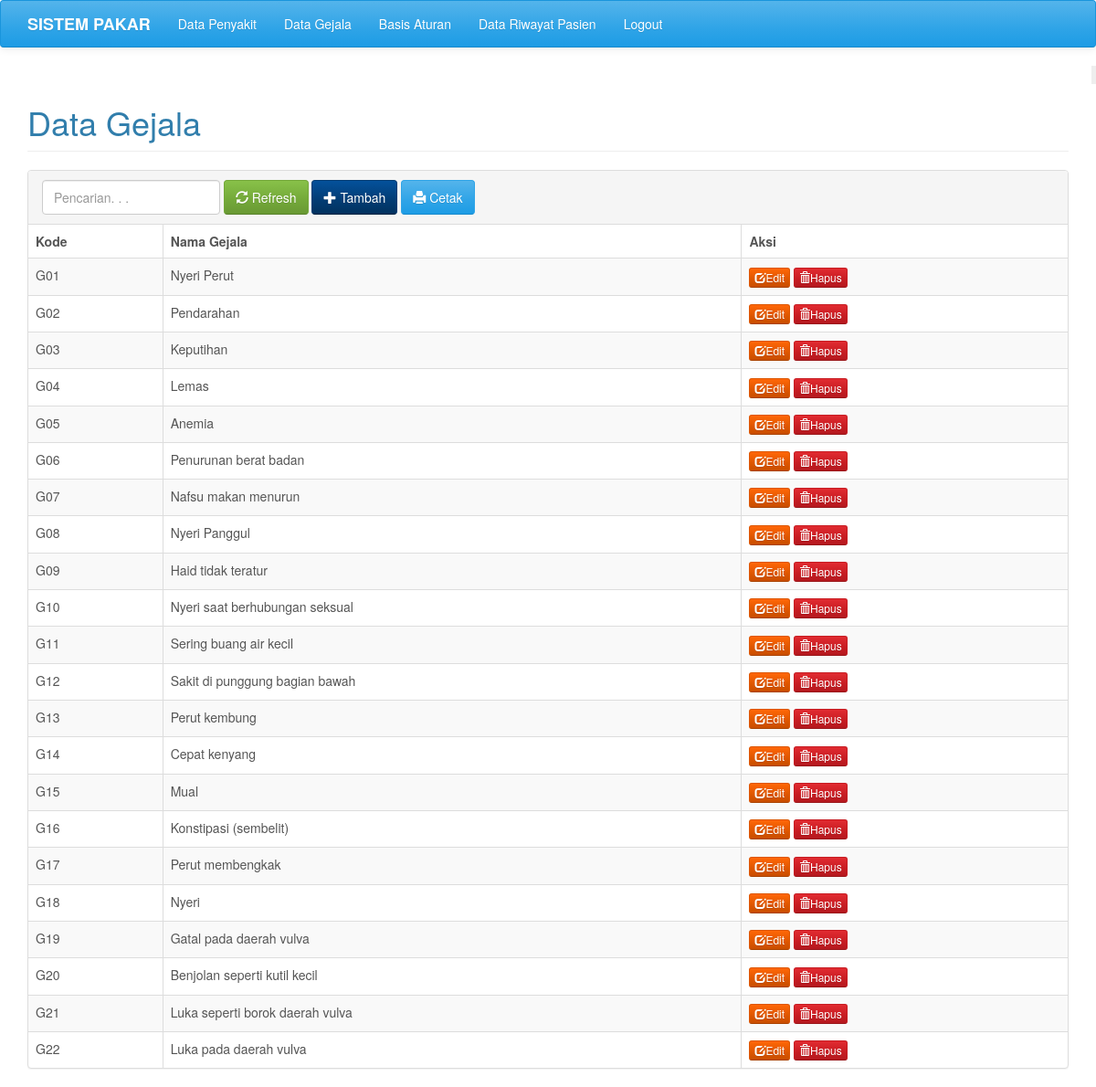
Page /admin/index.php?m=gejala (signed in) on the committed database.
### tables this page shows
CREATE TABLE `tb_gejala` (
  `kode_gejala` varchar(16) NOT NULL,
  `nama_gejala` varchar(255) DEFAULT NULL
);

### admin/functions.php (called while the page is built, shortened)
<?php
include 'config.php';
include '../includes/db.php';
$db = new DB($config['server'], $config['username'], $config['password'], $config['database_name']);
function _get($key, $val = null)
{
    if (isset($_GET[$key]))
        return $_GET[$key];
    else
        return $val;
}

### admin/config.php (called while the page is built)
<?php
$config["server"] = 'localhost';
$config["username"] = 'root';
$config["password"] = '';
$config["database_name"] = 'db_pakar';

### includes/db.php (called while the page is built, shortened)
<?php
class DB
{
	var $conn = null;
	public function __construct($host, $username, $passwd, $dbname)
	{
		$this->conn = mysqli_connect($host, $username, $passwd, $dbname);
	}
	public function query($sql)
	{
		$query = mysqli_query($this->conn, $sql) or die('<pre>Error mysqli_query: ' . mysqli_error($this->conn) . '<br />' . $sql . '</pre>');
		return $query;
	}
	public function get_results($sql)
	{
		$query = $this->query($sql);
		$arr = array();
		while ($row = mysqli_fetch_object($query)) {
			$arr[] = $row;
		}
		return $arr;
	}
}

### admin/gejala.php (the view, shortened to what this page needs)
<div class="page-header">
    <h1> Data Gejala</h1>
</div>
<div class="panel panel-default">
    <div class="panel-heading">
        <form class="form-inline">
            <div class="form-group">
                <input class="form-control" type="text" placeholder="Pencarian. . ." name="q" value="<?= _get('q') ?>" />
            </div>
            <div class="form-group">
                <button class="btn btn-success"><span class="glyphicon glyphicon-refresh"></span> Refresh</button>
            </div>
            <div class="form-group">
                <a class="btn btn-info" href="?m=gejala_tambah"><span class="glyphicon glyphicon-plus"></span> Tambah</a>
            </div>
            <div class="form-group">
                <a class="btn btn-primary " href="cetak.php?m=gejala&q=<?= _get('q') ?>" target="_blank"><span class="glyphicon glyphicon-print"></span> Cetak</a>
            </div>
        </form>
    </div>
    <div class="table-responsive">
        <table class="table table-bordered table-hover table-striped">
            <thead>
                <tr>
                    <th>Kode</th>
                    <th>Nama Gejala</th>
                    <th>Aksi</th>
                </tr>
            </thead>
            <?php
            $q = esc_field(_get('q'));
            $rows = $db->get_results("SELECT * FROM tb_gejala
        WHERE kode_gejala LIKE '%$q%' OR nama_gejala LIKE '%$q%'
        ORDER BY kode_gejala");
            foreach ($rows as $row) : ?>
                <tr>
                    <td><?= $row->kode_gejala ?></td>
                    <td><?= $row->nama_gejala ?></td>
                    <td class="nw">
                        <a class="btn btn-xs btn-warning" href="?m=gejala_ubah&amp;ID=<?= $row->kode_gejala ?>"><span class="glyphicon glyphicon-edit"></span>Edit</a>
                        <a class="btn btn-xs btn-danger dele" href="aksi.php?act=gejala_hapus&amp;ID=<?= $row->kode_gejala ?>"><span class="glyphicon glyphicon-trash"></span>Hapus</a>
                    </td>
                </tr>
            <?php endforeach;
            ?>
        </table>
    </div>
</div>

### assets/css/general.css (style rules this page uses)
html { position: relative; min-height: 100%; }
body { margin-bottom: 70px; }
.nw { white-space: nowrap; }
.page-header { margin-top: 0; padding-bottom: 0; }
.page-header h1 { margin-top: 0; }

### admin/index.php (style rules this page uses)
body { background-size: cover; background-repeat: no-repeat; background-position: center; margin: 0; padding: 0; }

### rows in the picture
tb_gejala: kode_gejala "G01", nama_gejala "Nyeri Perut"
tb_gejala: kode_gejala "G02", nama_gejala "Pendarahan"
tb_gejala: kode_gejala "G03", nama_gejala "Keputihan"
tb_gejala: kode_gejala "G04", nama_gejala "Lemas"
tb_gejala: kode_gejala "G05", nama_gejala "Anemia"
tb_gejala: kode_gejala "G06", nama_gejala "Penurunan berat badan"
tb_gejala: kode_gejala "G07", nama_gejala "Nafsu makan menurun"
tb_gejala: kode_gejala "G08", nama_gejala "Nyeri Panggul"
tb_gejala: kode_gejala "G09", nama_gejala "Haid tidak teratur"
tb_gejala: kode_gejala "G10", nama_gejala "Nyeri saat berhubungan seksual"
tb_gejala: kode_gejala "G11", nama_gejala "Sering buang air kecil"
tb_gejala: kode_gejala "G12", nama_gejala "Sakit di punggung bagian bawah"
tb_gejala: kode_gejala "G13", nama_gejala "Perut kembung"
tb_gejala: kode_gejala "G14", nama_gejala "Cepat kenyang"
tb_gejala: kode_gejala "G15", nama_gejala "Mual"
tb_gejala: kode_gejala "G16", nama_gejala "Konstipasi (sembelit)"
tb_gejala: kode_gejala "G17", nama_gejala "Perut membengkak"
tb_gejala: kode_gejala "G18", nama_gejala "Nyeri"
tb_gejala: kode_gejala "G19", nama_gejala "Gatal pada daerah vulva"
tb_gejala: kode_gejala "G20", nama_gejala "Benjolan seperti kutil kecil"
tb_gejala: kode_gejala "G21", nama_gejala "Luka seperti borok daerah vulva"
tb_gejala: kode_gejala "G22", nama_gejala "Luka pada daerah vulva"
